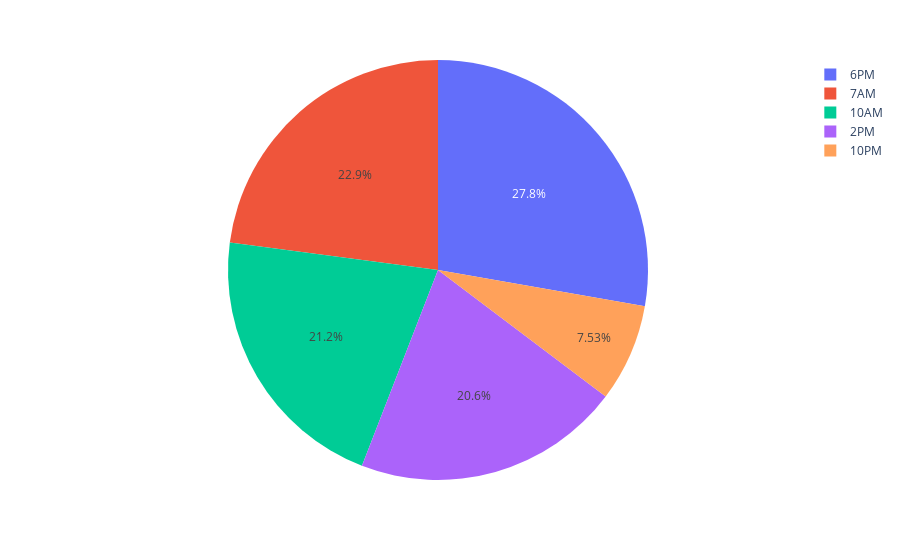

The notebook cell saved with this chart:
### Markdown cell above
##### pie charts look promising!  I might have to produce a few of them to make my point about Coffee Bar coupons
#####  I tried to implement code that would display the pie charts side by side but couldn't get it to work

### Code cell
maleMappedCoffeeHouseCoupons = mappedCoffeeHouseCoupons[mappedCoffeeHouseCoupons['gender']=='Male']
fig = px.pie(maleMappedCoffeeHouseCoupons, values='MappedCoffeeHouse', names='time')
fig.show()

### Figure 1 — Plotly figure (JSON) as saved in the notebook; plotly's stock layout.template omitted (floating-point values rounded to 4 significant figures; data arrays with more than 128 entries replaced by an {"elided": "..."} marker saying what was removed)
{"data": [{"domain": {"x": [0, 1], "y": [0, 1]}, "hovertemplate": "time=%{label}<br>MappedCoffeeHouse=%{value}<extra></extra>", "labels": {"elided": "1945 str values"}, "legendgroup": "", "name": "", "showlegend": true, "type": "pie", "values": {"elided": "1945 int values"}}], "layout": {"legend": {"tracegroupgap": 0}, "margin": {"t": 60}}}
